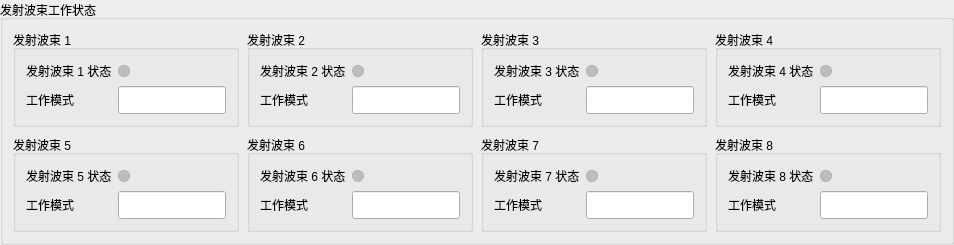
               <widget class="QGroupBox" name="gbTxBeamWorkStatusPanel">
                <property name="title">
                 <string>发射波束工作状态</string>
                </property>
                <layout class="QGridLayout" name="layoutTxBeamWorkGrid">
                 <property name="leftMargin">
                  <number>10</number>
                 </property>
                 <property name="topMargin">
                  <number>10</number>
                 </property>
                 <property name="rightMargin">
                  <number>10</number>
                 </property>
                 <property name="bottomMargin">
                  <number>10</number>
                 </property>
                 <property name="spacing">
                  <number>8</number>
                 </property>
                 <item row="0" column="0">
                  <widget class="QGroupBox" name="gbTxBeamWork1">
                   <property name="title">
                    <string>发射波束 1</string>
                   </property>
                   <layout class="QGridLayout" name="layoutTxBeamWork1">
                    <property name="leftMargin">
                     <number>10</number>
                    </property>
                    <property name="topMargin">
                     <number>12</number>
                    </property>
                    <property name="rightMargin">
                     <number>10</number>
                    </property>
                    <property name="bottomMargin">
                     <number>10</number>
                    </property>
                    <property name="spacing">
                     <number>6</number>
                    </property>
                    <item row="0" column="0">
                     <widget class="QLabel" name="lblTxBeam1WorkStatus">
                      <property name="text">
                       <string>发射波束 1 状态</string>
                      </property>
                     </widget>
                    </item>
                    <item row="0" column="1">
                     <widget class="QLabel" name="ledTxBeam1WorkStatus">
                      <property name="minimumSize">
                       <size>
                        <width>12</width>
                        <height>12</height>
                       </size>
                      </property>
                      <property name="maximumSize">
                       <size>
                        <width>12</width>
                        <height>12</height>
                       </size>
                      </property>
                      <property name="styleSheet">
                       <string notr="true">background:#BDBDBD;border:1px solid #AFAFAF;border-radius:6px;</string>
                      </property>
                      <property name="text">
                       <string/>
                      </property>
                     </widget>
                    </item>
                    <item row="1" column="0">
                     <widget class="QLabel" name="lblTxBeam1WorkMode">
                      <property name="text">
                       <string>工作模式</string>
                      </property>
                     </widget>
                    </item>
                    <item row="1" column="1">
                     <widget class="QLineEdit" name="leTxBeam1WorkMode">
                      <property name="minimumSize">
                       <size>
                        <width>92</width>
                        <height>28</height>
                       </size>
                      </property>
                      <property name="maximumSize">
                       <size>
                        <width>16777215</width>
                        <height>30</height>
                       </size>
                      </property>
                     </widget>
                    </item>
                   </layout>
                  </widget>
                 </item>
                 <item row="0" column="1">
                  <widget class="QGroupBox" name="gbTxBeamWork2">
                   <property name="title">
                    <string>发射波束 2</string>
                   </property>
                   <layout class="QGridLayout" name="layoutTxBeamWork2">
                    <property name="leftMargin">
                     <number>10</number>
                    </property>
                    <property name="topMargin">
                     <number>12</number>
                    </property>
                    <property name="rightMargin">
                     <number>10</number>
                    </property>
                    <property name="bottomMargin">
                     <number>10</number>
                    </property>
                    <property name="spacing">
                     <number>6</number>
                    </property>
                    <item row="0" column="0">
                     <widget class="QLabel" name="lblTxBeam2WorkStatus">
                      <property name="text">
                       <string>发射波束 2 状态</string>
                      </property>
                     </widget>
                    </item>
                    <item row="0" column="1">
                     <widget class="QLabel" name="ledTxBeam2WorkStatus">
                      <property name="minimumSize">
                       <size>
                        <width>12</width>
                        <height>12</height>
                       </size>
                      </property>
                      <property name="maximumSize">
                       <size>
                        <width>12</width>
                        <height>12</height>
                       </size>
                      </property>
                      <property name="styleSheet">
                       <string notr="true">background:#BDBDBD;border:1px solid #AFAFAF;border-radius:6px;</string>
                      </property>
                      <property name="text">
                       <string/>
                      </property>
                     </widget>
                    </item>
                    <item row="1" column="0">
                     <widget class="QLabel" name="lblTxBeam2WorkMode">
                      <property name="text">
                       <string>工作模式</string>
                      </property>
                     </widget>
                    </item>
                    <item row="1" column="1">
                     <widget class="QLineEdit" name="leTxBeam2WorkMode">
                      <property name="minimumSize">
                       <size>
                        <width>92</width>
                        <height>28</height>
                       </size>
                      </property>
                      <property name="maximumSize">
                       <size>
                        <width>16777215</width>
                        <height>30</height>
                       </size>
                      </property>
                     </widget>
                    </item>
                   </layout>
                  </widget>
                 </item>
                 <item row="0" column="2">
                  <widget class="QGroupBox" name="gbTxBeamWork3">
                   <property name="title">
                    <string>发射波束 3</string>
                   </property>
                   <layout class="QGridLayout" name="layoutTxBeamWork3">
                    <property name="leftMargin">
                     <number>10</number>
                    </property>
                    <property name="topMargin">
                     <number>12</number>
                    </property>
                    <property name="rightMargin">
                     <number>10</number>
                    </property>
                    <property name="bottomMargin">
                     <number>10</number>
                    </property>
                    <property name="spacing">
                     <number>6</number>
                    </property>
                    <item row="0" column="0">
                     <widget class="QLabel" name="lblTxBeam3WorkStatus">
                      <property name="text">
                       <string>发射波束 3 状态</string>
                      </property>
                     </widget>
                    </item>
                    <item row="0" column="1">
                     <widget class="QLabel" name="ledTxBeam3WorkStatus">
                      <property name="minimumSize">
                       <size>
                        <width>12</width>
                        <height>12</height>
                       </size>
                      </property>
                      <property name="maximumSize">
                       <size>
                        <width>12</width>
                        <height>12</height>
                       </size>
                      </property>
                      <property name="styleSheet">
                       <string notr="true">background:#BDBDBD;border:1px solid #AFAFAF;border-radius:6px;</string>
                      </property>
                      <property name="text">
                       <string/>
                      </property>
                     </widget>
                    </item>
                    <item row="1" column="0">
                     <widget class="QLabel" name="lblTxBeam3WorkMode">
                      <property name="text">
                       <string>工作模式</string>
                      </property>
                     </widget>
                    </item>
                    <item row="1" column="1">
                     <widget class="QLineEdit" name="leTxBeam3WorkMode">
                      <property name="minimumSize">
                       <size>
                        <width>92</width>
                        <height>28</height>
                       </size>
                      </property>
                      <property name="maximumSize">
                       <size>
                        <width>16777215</width>
                        <height>30</height>
                       </size>
                      </property>
                     </widget>
                    </item>
                   </layout>
                  </widget>
                 </item>
                 <item row="0" column="3">
                  <widget class="QGroupBox" name="gbTxBeamWork4">
                   <property name="title">
                    <string>发射波束 4</string>
                   </property>
                   <layout class="QGridLayout" name="layoutTxBeamWork4">
                    <property name="leftMargin">
                     <number>10</number>
                    </property>
                    <property name="topMargin">
                     <number>12</number>
                    </property>
                    <property name="rightMargin">
                     <number>10</number>
                    </property>
                    <property name="bottomMargin">
                     <number>10</number>
                    </property>
                    <property name="spacing">
                     <number>6</number>
                    </property>
                    <item row="0" column="0">
                     <widget class="QLabel" name="lblTxBeam4WorkStatus">
                      <property name="text">
                       <string>发射波束 4 状态</string>
                      </property>
                     </widget>
                    </item>
                    <item row="0" column="1">
                     <widget class="QLabel" name="ledTxBeam4WorkStatus">
                      <property name="minimumSize">
                       <size>
                        <width>12</width>
                        <height>12</height>
                       </size>
                      </property>
                      <property name="maximumSize">
                       <size>
                        <width>12</width>
                        <height>12</height>
                       </size>
                      </property>
                      <property name="styleSheet">
                       <string notr="true">background:#BDBDBD;border:1px solid #AFAFAF;border-radius:6px;</string>
                      </property>
                      <property name="text">
                       <string/>
                      </property>
                     </widget>
                    </item>
                    <item row="1" column="0">
                     <widget class="QLabel" name="lblTxBeam4WorkMode">
                      <property name="text">
                       <string>工作模式</string>
                      </property>
                     </widget>
                    </item>
                    <item row="1" column="1">
                     <widget class="QLineEdit" name="leTxBeam4WorkMode">
                      <property name="minimumSize">
                       <size>
                        <width>92</width>
                        <height>28</height>
                       </size>
                      </property>
                      <property name="maximumSize">
                       <size>
                        <width>16777215</width>
                        <height>30</height>
                       </size>
                      </property>
                     </widget>
                    </item>
                   </layout>
                  </widget>
                 </item>
                 <item row="1" column="0">
                  <widget class="QGroupBox" name="gbTxBeamWork5">
                   <property name="title">
                    <string>发射波束 5</string>
                   </property>
                   <layout class="QGridLayout" name="layoutTxBeamWork5">
                    <property name="leftMargin">
                     <number>10</number>
                    </property>
                    <property name="topMargin">
                     <number>12</number>
                    </property>
                    <property name="rightMargin">
                     <number>10</number>
                    </property>
                    <property name="bottomMargin">
                     <number>10</number>
                    </property>
                    <property name="spacing">
                     <number>6</number>
                    </property>
                    <item row="0" column="0">
                     <widget class="QLabel" name="lblTxBeam5WorkStatus">
                      <property name="text">
                       <string>发射波束 5 状态</string>
                      </property>
                     </widget>
                    </item>
                    <item row="0" column="1">
                     <widget class="QLabel" name="ledTxBeam5WorkStatus">
                      <property name="minimumSize">
                       <size>
                        <width>12</width>
                        <height>12</height>
                       </size>
                      </property>
                      <property name="maximumSize">
                       <size>
                        <width>12</width>
                        <height>12</height>
                       </size>
                      </property>
                      <property name="styleSheet">
                       <string notr="true">background:#BDBDBD;border:1px solid #AFAFAF;border-radius:6px;</string>
                      </property>
                      <property name="text">
                       <string/>
                      </property>
                     </widget>
                    </item>
                    <item row="1" column="0">
                     <widget class="QLabel" name="lblTxBeam5WorkMode">
                      <property name="text">
                       <string>工作模式</string>
                      </property>
                     </widget>
                    </item>
                    <item row="1" column="1">
                     <widget class="QLineEdit" name="leTxBeam5WorkMode">
                      <property name="minimumSize">
                       <size>
                        <width>92</width>
                        <height>28</height>
                       </size>
                      </property>
                      <property name="maximumSize">
                       <size>
                        <width>16777215</width>
                        <height>30</height>
                       </size>
                      </property>
                     </widget>
                    </item>
                   </layout>
                  </widget>
                 </item>
                 <item row="1" column="1">
                  <widget class="QGroupBox" name="gbTxBeamWork6">
                   <property name="title">
                    <string>发射波束 6</string>
                   </property>
                   <layout class="QGridLayout" name="layoutTxBeamWork6">
                    <property name="leftMargin">
                     <number>10</number>
                    </property>
                    <property name="topMargin">
                     <number>12</number>
                    </property>
                    <property name="rightMargin">
                     <number>10</number>
                    </property>
                    <property name="bottomMargin">
                     <number>10</number>
                    </property>
                    <property name="spacing">
                     <number>6</number>
                    </property>
                    <item row="0" column="0">
                     <widget class="QLabel" name="lblTxBeam6WorkStatus">
                      <property name="text">
                       <string>发射波束 6 状态</string>
                      </property>
                     </widget>
                    </item>
                    <item row="0" column="1">
                     <widget class="QLabel" name="ledTxBeam6WorkStatus">
                      <property name="minimumSize">
                       <size>
                        <width>12</width>
                        <height>12</height>
                       </size>
                      </property>
                      <property name="maximumSize">
                       <size>
                        <width>12</width>
                        <height>12</height>
                       </size>
                      </property>
                      <property name="styleSheet">
                       <string notr="true">background:#BDBDBD;border:1px solid #AFAFAF;border-radius:6px;</string>
                      </property>
                      <property name="text">
                       <string/>
                      </property>
                     </widget>
                    </item>
                    <item row="1" column="0">
                     <widget class="QLabel" name="lblTxBeam6WorkMode">
                      <property name="text">
                       <string>工作模式</string>
                      </property>
                     </widget>
                    </item>
                    <item row="1" column="1">
                     <widget class="QLineEdit" name="leTxBeam6WorkMode">
                      <property name="minimumSize">
                       <size>
                        <width>92</width>
                        <height>28</height>
                       </size>
                      </property>
                      <property name="maximumSize">
                       <size>
                        <width>16777215</width>
                        <height>30</height>
                       </size>
                      </property>
                     </widget>
                    </item>
                   </layout>
                  </widget>
                 </item>
                 <item row="1" column="2">
                  <widget class="QGroupBox" name="gbTxBeamWork7">
                   <property name="title">
                    <string>发射波束 7</string>
                   </property>
                   <layout class="QGridLayout" name="layoutTxBeamWork7">
                    <property name="leftMargin">
                     <number>10</number>
                    </property>
                    <property name="topMargin">
                     <number>12</number>
                    </property>
                    <property name="rightMargin">
                     <number>10</number>
                    </property>
                    <property name="bottomMargin">
                     <number>10</number>
                    </property>
                    <property name="spacing">
                     <number>6</number>
                    </property>
                    <item row="0" column="0">
                     <widget class="QLabel" name="lblTxBeam7WorkStatus">
                      <property name="text">
                       <string>发射波束 7 状态</string>
                      </property>
                     </widget>
                    </item>
                    <item row="0" column="1">
                     <widget class="QLabel" name="ledTxBeam7WorkStatus">
                      <property name="minimumSize">
                       <size>
                        <width>12</width>
                        <height>12</height>
                       </size>
                      </property>
                      <property name="maximumSize">
                       <size>
                        <width>12</width>
                        <height>12</height>
                       </size>
                      </property>
                      <property name="styleSheet">
                       <string notr="true">background:#BDBDBD;border:1px solid #AFAFAF;border-radius:6px;</string>
                      </property>
                      <property name="text">
                       <string/>
                      </property>
                     </widget>
                    </item>
                    <item row="1" column="0">
                     <widget class="QLabel" name="lblTxBeam7WorkMode">
                      <property name="text">
                       <string>工作模式</string>
                      </property>
                     </widget>
                    </item>
                    <item row="1" column="1">
                     <widget class="QLineEdit" name="leTxBeam7WorkMode">
                      <property name="minimumSize">
                       <size>
                        <width>92</width>
                        <height>28</height>
                       </size>
                      </property>
                      <property name="maximumSize">
                       <size>
                        <width>16777215</width>
                        <height>30</height>
                       </size>
                      </property>
                     </widget>
                    </item>
                   </layout>
                  </widget>
                 </item>
                 <item row="1" column="3">
                  <widget class="QGroupBox" name="gbTxBeamWork8">
                   <property name="title">
                    <string>发射波束 8</string>
                   </property>
                   <layout class="QGridLayout" name="layoutTxBeamWork8">
                    <property name="leftMargin">
                     <number>10</number>
                    </property>
                    <property name="topMargin">
                     <number>12</number>
                    </property>
                    <property name="rightMargin">
                     <number>10</number>
                    </property>
                    <property name="bottomMargin">
                     <number>10</number>
                    </property>
                    <property name="spacing">
                     <number>6</number>
                    </property>
                    <item row="0" column="0">
                     <widget class="QLabel" name="lblTxBeam8WorkStatus">
                      <property name="text">
                       <string>发射波束 8 状态</string>
                      </property>
                     </widget>
                    </item>
                    <item row="0" column="1">
                     <widget class="QLabel" name="ledTxBeam8WorkStatus">
                      <property name="minimumSize">
                       <size>
                        <width>12</width>
                        <height>12</height>
                       </size>
                      </property>
                      <property name="maximumSize">
                       <size>
                        <width>12</width>
                        <height>12</height>
                       </size>
                      </property>
                      <property name="styleSheet">
                       <string notr="true">background:#BDBDBD;border:1px solid #AFAFAF;border-radius:6px;</string>
                      </property>
                      <property name="text">
                       <string/>
                      </property>
                     </widget>
                    </item>
                    <item row="1" column="0">
                     <widget class="QLabel" name="lblTxBeam8WorkMode">
                      <property name="text">
                       <string>工作模式</string>
                      </property>
                     </widget>
                    </item>
                    <item row="1" column="1">
                     <widget class="QLineEdit" name="leTxBeam8WorkMode">
                      <property name="minimumSize">
                       <size>
                        <width>92</width>
                        <height>28</height>
                       </size>
                      </property>
                      <property name="maximumSize">
                       <size>
                        <width>16777215</width>
                        <height>30</height>
                       </size>
                      </property>
                     </widget>
                    </item>
                   </layout>
                  </widget>
                 </item>
                </layout>
               </widget>
